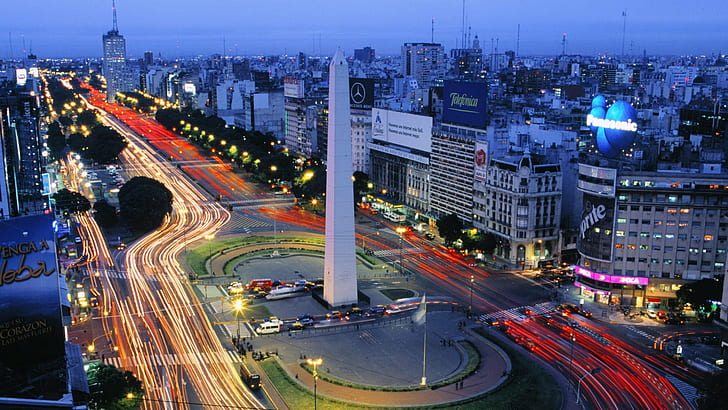
#> input picture input/bsas.jpg, 728 x 410 px
$ python -i color_marker.py   (imports and definitions only)
#> lines starting #> are read from the running program, lines starting #| are printed output that depends on the picture; after the words box and inside, x2 and y2 are one past the last pixel; in counts of white or black regions, pixels touching at a corner belong together
#> further down, picture is the input picture: shape (410, 728, 3); mean B, G, R 113.9, 87.5, 83.5
from __future__ import annotations

from dataclasses import dataclass

import cv2
import numpy as np


@dataclass(frozen=True)
class ColorRule:
    name: str
    shape: str
    ranges: tuple[tuple[int, int], ...]


COLOR_RULES = (
    ColorRule("Rojo", "triangle", ((0, 9), (170, 179))),
    ColorRule("Naranja", "x", ((10, 20),)),
    ColorRule("Amarillo", "diamond", ((21, 35),)),
    ColorRule("Verde", "circle", ((36, 85),)),
    ColorRule("Cian", "plus", ((86, 100),)),
    ColorRule("Azul", "square", ((101, 130),)),
    ColorRule("Violeta", "star", ((131, 155),)),
    ColorRule("Magenta", "bars", ((156, 169),)),
)


class ColorMarker:
    """Superpone símbolos repetidos sobre zonas de color para diferenciarlas."""

    def apply(
        self,
        image: np.ndarray,
        spacing: int = 42,
        size: int = 7,
        include_legend: bool = True,
    ) -> np.ndarray:
#> called with spacing = 42, size = 7, include_legend = True
        if spacing < 12:
            raise ValueError("El espacio entre marcadores debe ser de al menos 12 píxeles.")
        if size < 3:
            raise ValueError("El tamaño del marcador debe ser de al menos 3 píxeles.")

        result = image.copy()
        hsv = cv2.cvtColor(image, cv2.COLOR_BGR2HSV)
#> hsv: shape (410, 728, 3); mean H, S, V 93.5, 125.8, 129.9
        present_rules: list[ColorRule] = []

        for rule in COLOR_RULES:
            mask = self._create_mask(hsv, rule)

            if cv2.countNonZero(mask) == 0:
                continue

            present_rules.append(rule)
            self._draw_repeated_shapes(result, mask, rule.shape, spacing, size)
#> this loop made 8 passes
#> pass 1, in apply, `mask = self._create_mask(hsv, rule)`:
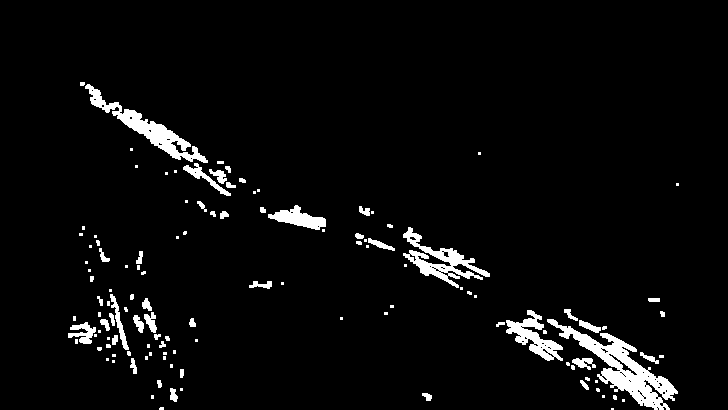
#> mask: shape (410, 728); 4.2% white; 123 white regions (71 under 20 px), largest, box (x1, y1, x2, y2) and area: (547, 319, 678, 410) 3091, (85, 84, 208, 163) 1860, (403, 227, 490, 288) 1569
#> pass 2, in apply, `mask = self._create_mask(hsv, rule)`:
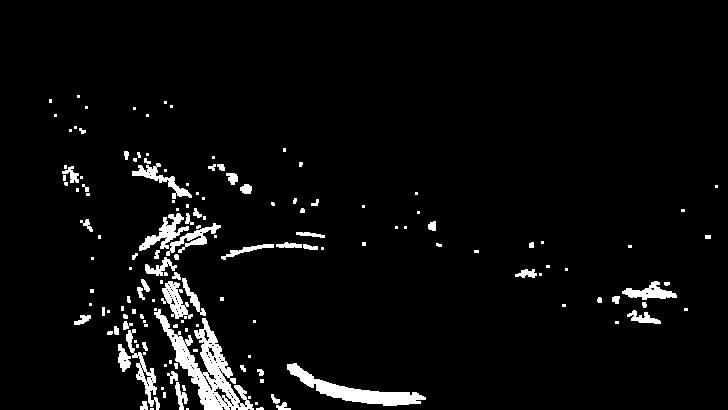
#> mask: shape (410, 728); 4.3% white; 152 white regions (90 under 20 px), largest, box (x1, y1, x2, y2) and area: (154, 309, 254, 410) 3083, (287, 363, 426, 406) 1708, (139, 213, 189, 251) 653
#> pass 3, in apply, `mask = self._create_mask(hsv, rule)`:
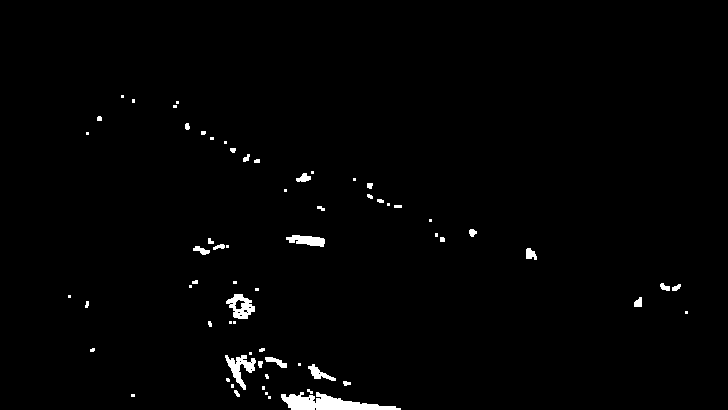
#> mask: shape (410, 728); 1.3% white; 66 white regions (33 under 20 px), largest, box (x1, y1, x2, y2) and area: (281, 392, 401, 410) 1154, (225, 355, 256, 390) 437, (226, 294, 255, 319) 401
#> after the loop:
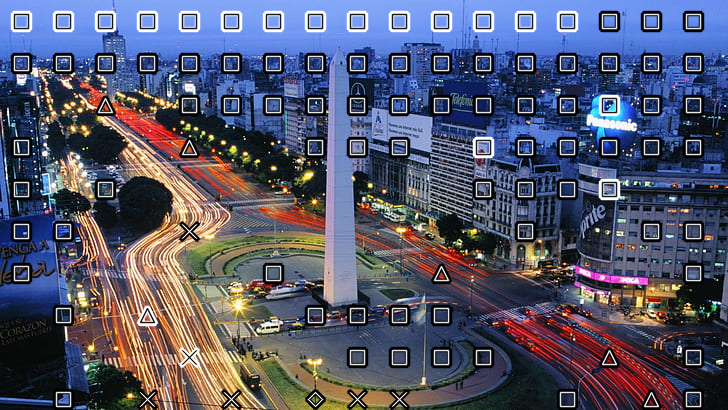
#> result: shape (410, 728, 3); 13.29% of pixels changed, all inside (x1, y1, x2, y2) = (10, 10, 705, 410)
#> after the loop, present_rules = 8 items

        if include_legend and present_rules:
            self._draw_legend(result, present_rules)

        return result

    @staticmethod
    def _create_mask(hsv: np.ndarray, rule: ColorRule) -> np.ndarray:
        mask = np.zeros(hsv.shape[:2], dtype=np.uint8)

        # Se descartan colores casi grises o demasiado oscuros.
        for lower_h, upper_h in rule.ranges:
            current = cv2.inRange(
                hsv,
                np.array([lower_h, 65, 45], dtype=np.uint8),
                np.array([upper_h, 255, 255], dtype=np.uint8),
            )
            mask = cv2.bitwise_or(mask, current)

        kernel = np.ones((3, 3), dtype=np.uint8)
        return cv2.morphologyEx(mask, cv2.MORPH_OPEN, kernel)

    def _draw_repeated_shapes(
        self,
        image: np.ndarray,
        mask: np.ndarray,
        shape: str,
        spacing: int,
        size: int,
    ) -> None:
        height, width = mask.shape
        half = spacing // 2

        for y in range(half, height, spacing):
            for x in range(half, width, spacing):
                y1 = max(0, y - size)
                y2 = min(height, y + size + 1)
                x1 = max(0, x - size)
                x2 = min(width, x + size + 1)
                area = mask[y1:y2, x1:x2]

                if area.size == 0 or cv2.countNonZero(area) < area.size * 0.45:
                    continue

                color = self._contrast_color(image[y, x])
                border = (255, 255, 255) if color == (0, 0, 0) else (0, 0, 0)
                self._draw_shape(image, shape, (x, y), size + 1, border, 3)
                self._draw_shape(image, shape, (x, y), size, color, 1)

    @staticmethod
    def _contrast_color(pixel: np.ndarray) -> tuple[int, int, int]:
        b, g, r = [int(value) for value in pixel]
        luminance = (0.114 * b) + (0.587 * g) + (0.299 * r)
        return (0, 0, 0) if luminance > 145 else (255, 255, 255)

    @staticmethod
    def _draw_shape(
        image: np.ndarray,
        shape: str,
        center: tuple[int, int],
        size: int,
        color: tuple[int, int, int],
        thickness: int,
    ) -> None:
        x, y = center

        if shape == "triangle":
            points = np.array([[x, y - size], [x - size, y + size], [x + size, y + size]])
            cv2.polylines(image, [points], True, color, thickness, cv2.LINE_AA)
        elif shape == "diamond":
            points = np.array([[x, y - size], [x - size, y], [x, y + size], [x + size, y]])
            cv2.polylines(image, [points], True, color, thickness, cv2.LINE_AA)
        elif shape == "circle":
            cv2.circle(image, center, size, color, thickness, cv2.LINE_AA)
        elif shape == "square":
            cv2.rectangle(image, (x - size, y - size), (x + size, y + size), color, thickness, cv2.LINE_AA)
        elif shape == "plus":
            cv2.line(image, (x - size, y), (x + size, y), color, thickness, cv2.LINE_AA)
            cv2.line(image, (x, y - size), (x, y + size), color, thickness, cv2.LINE_AA)
        elif shape == "x":
            cv2.line(image, (x - size, y - size), (x + size, y + size), color, thickness, cv2.LINE_AA)
            cv2.line(image, (x - size, y + size), (x + size, y - size), color, thickness, cv2.LINE_AA)
        elif shape == "bars":
            cv2.line(image, (x - size // 2, y - size), (x - size // 2, y + size), color, thickness, cv2.LINE_AA)
            cv2.line(image, (x + size // 2, y - size), (x + size // 2, y + size), color, thickness, cv2.LINE_AA)
        else:
            points = []
            for index in range(8):
                radius = size if index % 2 == 0 else max(2, size // 2)
                angle = np.deg2rad(-90 + (index * 45))
                points.append([int(x + radius * np.cos(angle)), int(y + radius * np.sin(angle))])
            cv2.polylines(image, [np.array(points)], True, color, thickness, cv2.LINE_AA)

    def _draw_legend(self, image: np.ndarray, rules: list[ColorRule]) -> None:
        row_height = 25
        width = min(190, image.shape[1])
#> width = 190
        height = min(12 + (row_height * len(rules)), image.shape[0])
#> height = 212
        overlay = image.copy()
        cv2.rectangle(overlay, (0, 0), (width, height), (20, 20, 20), -1)
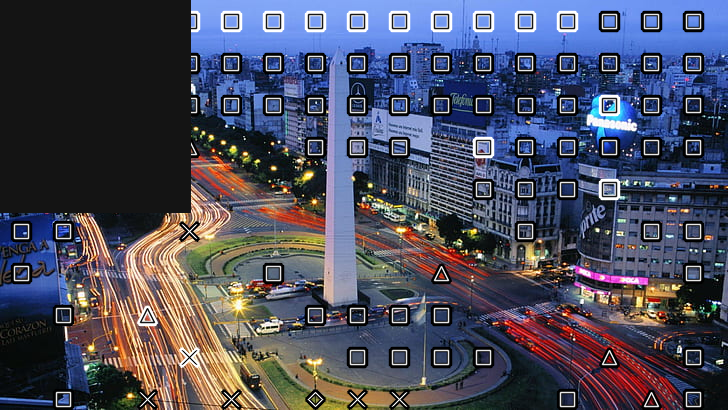
#> overlay: shape (410, 728, 3); 13.63% of pixels changed, all inside (x1, y1, x2, y2) = (0, 0, 191, 213)
        cv2.addWeighted(overlay, 0.72, image, 0.28, 0, image)
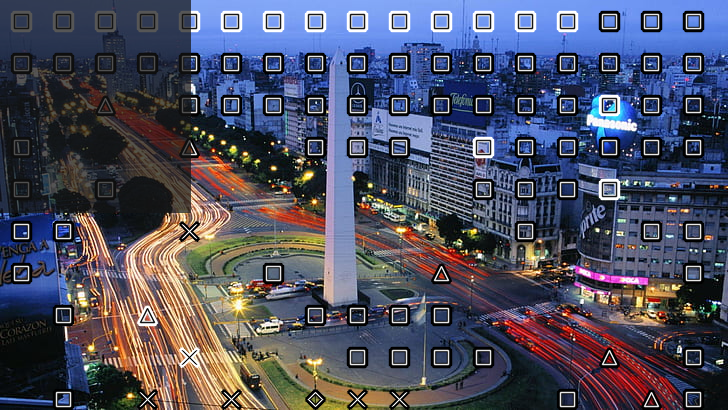
#> image: shape (410, 728, 3); mean B, G, R 97.9, 79.2, 77.3

        for index, rule in enumerate(rules):
            y = 18 + (index * row_height)
            self._draw_shape(image, rule.shape, (14, y - 4), 6, (255, 255, 255), 1)
            cv2.putText(
                image,
                rule.name,
                (28, y),
                cv2.FONT_HERSHEY_SIMPLEX,
                0.45,
                (255, 255, 255),
                1,
                cv2.LINE_AA,
            )
#> this loop made 8 passes
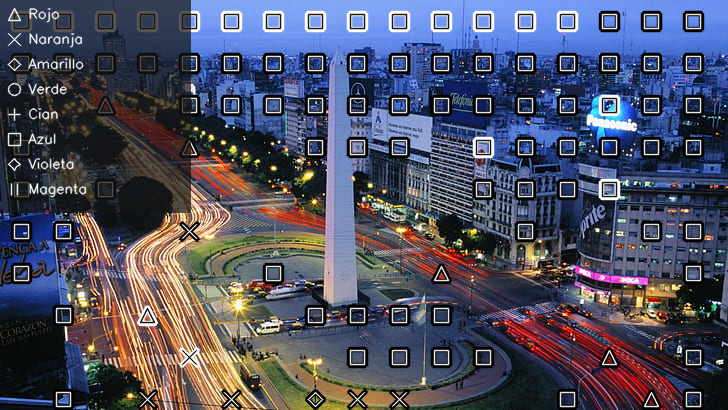
#> image: shape (410, 728, 3); 1.09% of pixels changed, all inside (x1, y1, x2, y2) = (7, 8, 87, 198)

>>> import cv2
>>> picture = cv2.imread('../input/bsas.jpg')
>>> result = ColorMarker().apply(picture)
